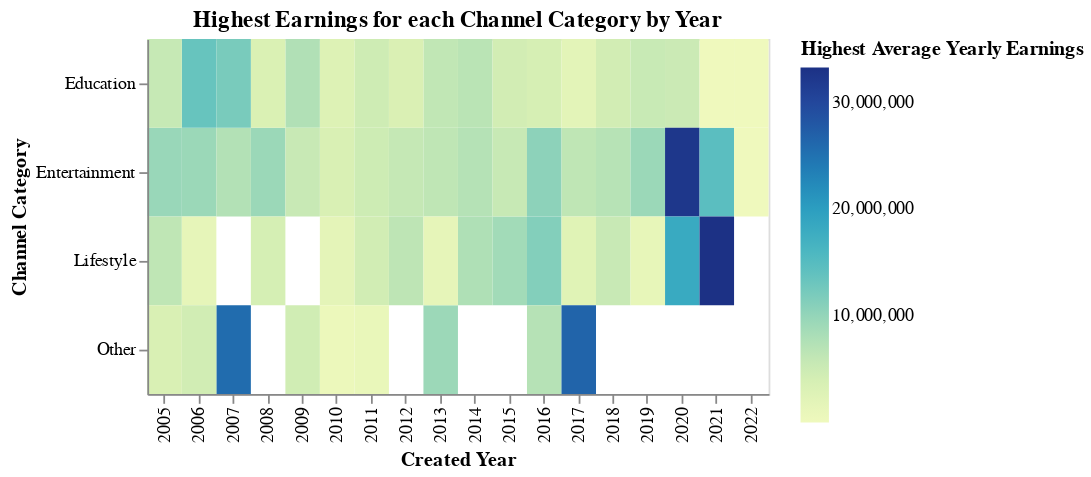

Notebook code cell kept with this figure:
### Code cell
chart2 = alt.Chart(clean_df).mark_rect().encode(
    alt.X('created_year:O', title = 'Created Year'),
    alt.Y('channel_category', title = 'Channel Category'),
   # alt.Color('channel_type'), 
    alt.Color('average(highest_yearly_earnings)', title = 'Highest Average Yearly Earnings')
).properties(title = 'Highest Earnings for each Channel Category by Year',
            height=200, width=350)
chart2

### Figure 1 — Vega-Lite specification as saved in the notebook (floating-point values rounded to 4 significant figures; data arrays with more than 128 entries replaced by an {"elided": "..."} marker saying what was removed)
{"config": {"view": {"continuousWidth": 300, "continuousHeight": 300}}, "data": {"name": "data-516c0525922089fbb10555862c79f150"}, "mark": {"type": "rect"}, "encoding": {"color": {"aggregate": "average", "field": "highest_yearly_earnings", "title": "Highest Average Yearly Earnings", "type": "quantitative"}, "x": {"field": "created_year", "title": "Created Year", "type": "ordinal"}, "y": {"field": "channel_category", "title": "Channel Category", "type": "nominal"}}, "height": 200, "title": "Highest Earnings for each Channel Category by Year", "width": 350, "$schema": "https://vega.github.io/schema/vega-lite/v5.8.0.json", "datasets": {"data-516c0525922089fbb10555862c79f150": {"elided": "817 records"}}}
